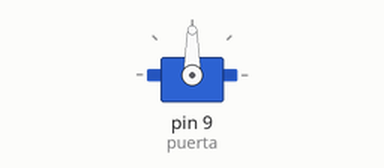
The sketch below on a simulated Arduino Uno, built with avr-gcc and run on an emulated ATmega328P. On the bench: servo.

Above: at 0.05 s.
At 4.0 s:
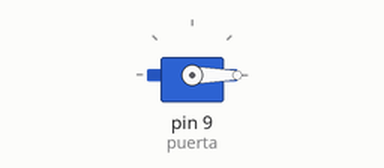
Timing chart, 0 to 5.2 s (numbered marks = the images above):
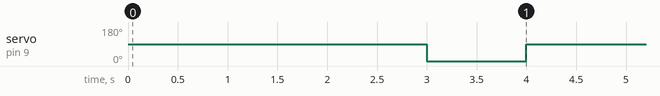

The sketch:

servo.ino
```cpp
#include <Servo.h>

Servo puerta;
void setup() {
  // put your setup code here, to run once:
Serial.begin(9600);
puerta.attach(9);
puerta.write(0);


}

void loop() {
  // put your main code here, to run repeatedly:
puerta.write(90);
delay(3000);
puerta.write(0);
delay(1000);

}
```

Measured:
- by itself, servo on pin 9 (puerta): alternates 90° for 3.0 s and 0° for 1.0 s
